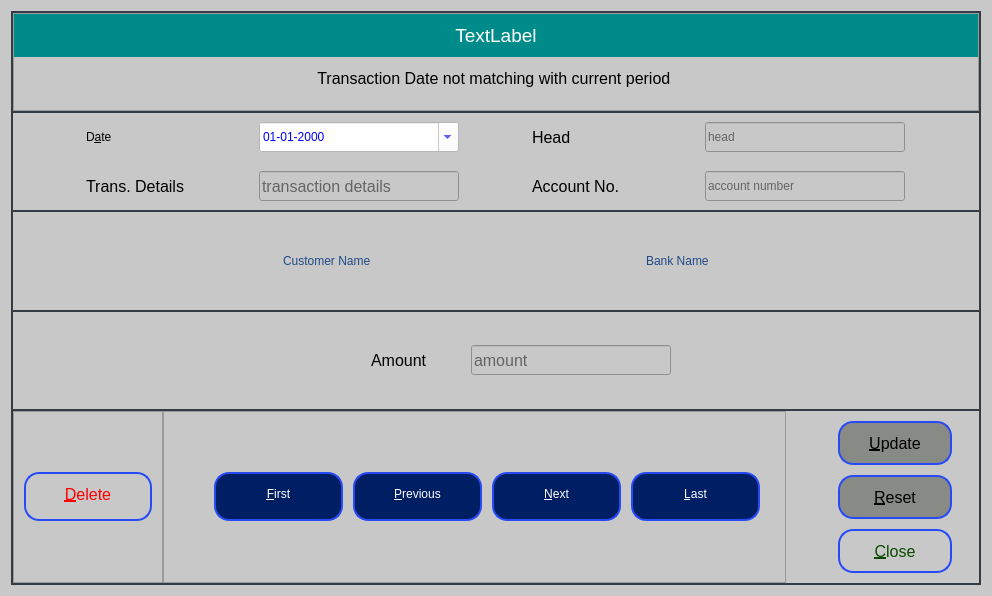
<?xml version="1.0" encoding="UTF-8"?>
<ui version="4.0">
 <class>PeriodMismatch</class>
 <widget class="QDialog" name="PeriodMismatch">
  <property name="windowModality">
   <enum>Qt::ApplicationModal</enum>
  </property>
  <property name="geometry">
   <rect>
    <x>0</x>
    <y>0</y>
    <width>992</width>
    <height>596</height>
   </rect>
  </property>
  <property name="sizePolicy">
   <sizepolicy hsizetype="Expanding" vsizetype="Preferred">
    <horstretch>0</horstretch>
    <verstretch>0</verstretch>
   </sizepolicy>
  </property>
  <property name="minimumSize">
   <size>
    <width>0</width>
    <height>30</height>
   </size>
  </property>
  <property name="font">
   <font/>
  </property>
  <property name="windowTitle">
   <string>Expense Tracker</string>
  </property>
  <property name="windowIcon">
   <iconset>
    <normaloff>:/icons/expense_tracker_sm.png</normaloff>:/icons/expense_tracker_sm.png</iconset>
  </property>
  <property name="styleSheet">
   <string notr="true">*{
background-color: rgb(200, 200, 200);

}

#centralWidget{
background-color: #343b47;
}

#labelMessage{
color: rgb(255, 255, 255);
background-color: rgb(0, 139, 139);
}



QDateEdit{
	color: rgb(0, 0, 255);
	background-color: rgb(255, 255, 255);
}

QPushButton{
	width: 125px;
	height: 30px;
	text-align: center;
	padding: 5px, 10px;
	border: 2px solid #264BF6;
	border-radius: 15px;
	color: rgb(255,255, 255);
	background-color: rgb(0, 30, 100);

}

QPushButton::hover{
	background-color: rgb(130, 30, 100);
    color: white;
}

QPushButton::disabled{
	color: rgb(0, 0, 0);
	background-color: rgb(136, 138, 133);
}

#frameDelete QPushButton{
	width: 0px;
	height: 30px;
	text-align: center;
	padding: 5px, 10px;
	margin: 10px;
	border: 2px solid #264BF6;
	border-radius: 15px;
    background-color: rgb(200, 200, 200);
	color: rgb(255, 0, 0);
}

#frameDelete QPushButton::hover{
	background-color: rgb(130, 30, 100);
    color: white;
}

#frameDelete QPushButton::disabled{
	color: rgb(0, 0, 0);
	background-color: rgb(136, 138, 133);
}


#frameSaveCancel QPushButton{
	width: 100px;
	height: 30px;
	text-align: center;
	padding: 5px;
	border: 2px solid #264BF6;
	border-radius: 15px;
    background-color: rgb(200, 200, 200);
	color: rgb(10, 75, 0);
}

#frameSaveCancel QPushButton::hover{
	background-color: rgb(130, 30, 100);
    color: white;
}

#frameSaveCancel QPushButton::disabled{
	color: rgb(0, 0, 0);
	background-color: rgb(136, 138, 133);
}</string>
  </property>
  <property name="modal">
   <bool>true</bool>
  </property>
  <layout class="QVBoxLayout" name="verticalLayout_5">
   <item>
    <widget class="QWidget" name="centralWidget" native="true">
     <layout class="QVBoxLayout" name="verticalLayout">
      <property name="spacing">
       <number>2</number>
      </property>
      <property name="leftMargin">
       <number>2</number>
      </property>
      <property name="topMargin">
       <number>2</number>
      </property>
      <property name="rightMargin">
       <number>2</number>
      </property>
      <property name="bottomMargin">
       <number>2</number>
      </property>
      <item>
       <widget class="QFrame" name="frameLabels">
        <property name="frameShape">
         <enum>QFrame::StyledPanel</enum>
        </property>
        <property name="frameShadow">
         <enum>QFrame::Raised</enum>
        </property>
        <layout class="QVBoxLayout" name="verticalLayout_3">
         <property name="spacing">
          <number>0</number>
         </property>
         <property name="leftMargin">
          <number>0</number>
         </property>
         <property name="topMargin">
          <number>0</number>
         </property>
         <property name="rightMargin">
          <number>0</number>
         </property>
         <property name="bottomMargin">
          <number>10</number>
         </property>
         <item>
          <widget class="QLabel" name="labelMessage">
           <property name="minimumSize">
            <size>
             <width>0</width>
             <height>0</height>
            </size>
           </property>
           <property name="maximumSize">
            <size>
             <width>16777215</width>
             <height>16777215</height>
            </size>
           </property>
           <property name="font">
            <font>
             <pointsize>14</pointsize>
            </font>
           </property>
           <property name="styleSheet">
            <string notr="true"/>
           </property>
           <property name="text">
            <string>TextLabel</string>
           </property>
           <property name="alignment">
            <set>Qt::AlignCenter</set>
           </property>
           <property name="margin">
            <number>0</number>
           </property>
          </widget>
         </item>
         <item>
          <widget class="QLabel" name="labelHeading">
           <property name="minimumSize">
            <size>
             <width>0</width>
             <height>0</height>
            </size>
           </property>
           <property name="maximumSize">
            <size>
             <width>16777215</width>
             <height>16777215</height>
            </size>
           </property>
           <property name="font">
            <font>
             <pointsize>12</pointsize>
             <bold>false</bold>
             <underline>false</underline>
            </font>
           </property>
           <property name="styleSheet">
            <string notr="true"/>
           </property>
           <property name="text">
            <string>Transaction Date not matching with current period </string>
           </property>
           <property name="alignment">
            <set>Qt::AlignCenter</set>
           </property>
           <property name="margin">
            <number>0</number>
           </property>
          </widget>
         </item>
        </layout>
       </widget>
      </item>
      <item>
       <widget class="QFrame" name="frameDetails">
        <layout class="QVBoxLayout" name="verticalLayout_2">
         <property name="spacing">
          <number>0</number>
         </property>
         <property name="leftMargin">
          <number>0</number>
         </property>
         <property name="topMargin">
          <number>0</number>
         </property>
         <property name="rightMargin">
          <number>0</number>
         </property>
         <property name="bottomMargin">
          <number>0</number>
         </property>
         <item>
          <widget class="QFrame" name="frameDetailsTop">
           <layout class="QHBoxLayout" name="horizontalLayout_4">
            <property name="spacing">
             <number>0</number>
            </property>
            <property name="leftMargin">
             <number>0</number>
            </property>
            <property name="topMargin">
             <number>0</number>
            </property>
            <property name="rightMargin">
             <number>0</number>
            </property>
            <property name="bottomMargin">
             <number>0</number>
            </property>
            <item>
             <widget class="QLabel" name="labelTransDate">
              <property name="sizePolicy">
               <sizepolicy hsizetype="Fixed" vsizetype="Fixed">
                <horstretch>0</horstretch>
                <verstretch>0</verstretch>
               </sizepolicy>
              </property>
              <property name="minimumSize">
               <size>
                <width>100</width>
                <height>30</height>
               </size>
              </property>
              <property name="maximumSize">
               <size>
                <width>100</width>
                <height>30</height>
               </size>
              </property>
              <property name="text">
               <string>D&amp;ate</string>
              </property>
              <property name="buddy">
               <cstring>dateTrans</cstring>
              </property>
             </widget>
            </item>
            <item>
             <widget class="QDateEdit" name="dateTrans">
              <property name="sizePolicy">
               <sizepolicy hsizetype="Fixed" vsizetype="Fixed">
                <horstretch>0</horstretch>
                <verstretch>0</verstretch>
               </sizepolicy>
              </property>
              <property name="minimumSize">
               <size>
                <width>200</width>
                <height>30</height>
               </size>
              </property>
              <property name="maximumSize">
               <size>
                <width>200</width>
                <height>30</height>
               </size>
              </property>
              <property name="styleSheet">
               <string notr="true"/>
              </property>
              <property name="inputMethodHints">
               <set>Qt::ImhDate</set>
              </property>
              <property name="wrapping">
               <bool>false</bool>
              </property>
              <property name="frame">
               <bool>true</bool>
              </property>
              <property name="readOnly">
               <bool>false</bool>
              </property>
              <property name="buttonSymbols">
               <enum>QAbstractSpinBox::UpDownArrows</enum>
              </property>
              <property name="specialValueText">
               <string notr="true"/>
              </property>
              <property name="showGroupSeparator" stdset="0">
               <bool>false</bool>
              </property>
              <property name="maximumDate">
               <date>
                <year>9999</year>
                <month>12</month>
                <day>31</day>
               </date>
              </property>
              <property name="minimumDate">
               <date>
                <year>1752</year>
                <month>9</month>
                <day>14</day>
               </date>
              </property>
              <property name="currentSection">
               <enum>QDateTimeEdit::DaySection</enum>
              </property>
              <property name="displayFormat">
               <string>dd-MM-yyyy</string>
              </property>
              <property name="calendarPopup">
               <bool>true</bool>
              </property>
             </widget>
            </item>
            <item>
             <widget class="QLabel" name="labelHead">
              <property name="sizePolicy">
               <sizepolicy hsizetype="Fixed" vsizetype="Fixed">
                <horstretch>0</horstretch>
                <verstretch>0</verstretch>
               </sizepolicy>
              </property>
              <property name="minimumSize">
               <size>
                <width>100</width>
                <height>30</height>
               </size>
              </property>
              <property name="maximumSize">
               <size>
                <width>100</width>
                <height>30</height>
               </size>
              </property>
              <property name="font">
               <font>
                <pointsize>12</pointsize>
               </font>
              </property>
              <property name="text">
               <string>Head</string>
              </property>
             </widget>
            </item>
            <item>
             <widget class="QLineEdit" name="editHead">
              <property name="enabled">
               <bool>true</bool>
              </property>
              <property name="minimumSize">
               <size>
                <width>200</width>
                <height>30</height>
               </size>
              </property>
              <property name="maximumSize">
               <size>
                <width>200</width>
                <height>30</height>
               </size>
              </property>
              <property name="readOnly">
               <bool>true</bool>
              </property>
              <property name="placeholderText">
               <string>head</string>
              </property>
             </widget>
            </item>
           </layout>
          </widget>
         </item>
         <item>
          <widget class="QFrame" name="frameDetailsBottom">
           <layout class="QHBoxLayout" name="horizontalLayout_2">
            <property name="spacing">
             <number>0</number>
            </property>
            <property name="leftMargin">
             <number>0</number>
            </property>
            <property name="topMargin">
             <number>0</number>
            </property>
            <property name="rightMargin">
             <number>0</number>
            </property>
            <property name="bottomMargin">
             <number>0</number>
            </property>
            <item>
             <widget class="QLabel" name="labelTransDetails">
              <property name="sizePolicy">
               <sizepolicy hsizetype="Preferred" vsizetype="Preferred">
                <horstretch>0</horstretch>
                <verstretch>0</verstretch>
               </sizepolicy>
              </property>
              <property name="minimumSize">
               <size>
                <width>100</width>
                <height>30</height>
               </size>
              </property>
              <property name="maximumSize">
               <size>
                <width>100</width>
                <height>30</height>
               </size>
              </property>
              <property name="font">
               <font>
                <pointsize>12</pointsize>
               </font>
              </property>
              <property name="text">
               <string>Trans. Details</string>
              </property>
              <property name="buddy">
               <cstring>editTransDetails</cstring>
              </property>
             </widget>
            </item>
            <item>
             <widget class="QLineEdit" name="editTransDetails">
              <property name="enabled">
               <bool>true</bool>
              </property>
              <property name="sizePolicy">
               <sizepolicy hsizetype="Fixed" vsizetype="Fixed">
                <horstretch>0</horstretch>
                <verstretch>0</verstretch>
               </sizepolicy>
              </property>
              <property name="minimumSize">
               <size>
                <width>200</width>
                <height>30</height>
               </size>
              </property>
              <property name="maximumSize">
               <size>
                <width>200</width>
                <height>30</height>
               </size>
              </property>
              <property name="font">
               <font>
                <pointsize>12</pointsize>
               </font>
              </property>
              <property name="styleSheet">
               <string notr="true"/>
              </property>
              <property name="inputMethodHints">
               <set>Qt::ImhNone</set>
              </property>
              <property name="maxLength">
               <number>40</number>
              </property>
              <property name="readOnly">
               <bool>true</bool>
              </property>
              <property name="placeholderText">
               <string>transaction details</string>
              </property>
             </widget>
            </item>
            <item>
             <widget class="QLabel" name="labelAccount">
              <property name="sizePolicy">
               <sizepolicy hsizetype="Fixed" vsizetype="Fixed">
                <horstretch>0</horstretch>
                <verstretch>0</verstretch>
               </sizepolicy>
              </property>
              <property name="minimumSize">
               <size>
                <width>100</width>
                <height>30</height>
               </size>
              </property>
              <property name="maximumSize">
               <size>
                <width>100</width>
                <height>30</height>
               </size>
              </property>
              <property name="font">
               <font>
                <pointsize>12</pointsize>
               </font>
              </property>
              <property name="text">
               <string>Account No.</string>
              </property>
             </widget>
            </item>
            <item>
             <widget class="QLineEdit" name="editAccount">
              <property name="enabled">
               <bool>true</bool>
              </property>
              <property name="minimumSize">
               <size>
                <width>200</width>
                <height>30</height>
               </size>
              </property>
              <property name="maximumSize">
               <size>
                <width>200</width>
                <height>30</height>
               </size>
              </property>
              <property name="readOnly">
               <bool>true</bool>
              </property>
              <property name="placeholderText">
               <string>account number</string>
              </property>
             </widget>
            </item>
           </layout>
          </widget>
         </item>
        </layout>
       </widget>
      </item>
      <item>
       <widget class="QFrame" name="frameAccount">
        <layout class="QHBoxLayout" name="horizontalLayout_3">
         <property name="leftMargin">
          <number>0</number>
         </property>
         <property name="topMargin">
          <number>0</number>
         </property>
         <property name="rightMargin">
          <number>0</number>
         </property>
         <property name="bottomMargin">
          <number>0</number>
         </property>
         <item>
          <spacer name="horSpacer5">
           <property name="orientation">
            <enum>Qt::Horizontal</enum>
           </property>
           <property name="sizeHint" stdset="0">
            <size>
             <width>179</width>
             <height>20</height>
            </size>
           </property>
          </spacer>
         </item>
         <item>
          <widget class="QLabel" name="labelCustomerName">
           <property name="sizePolicy">
            <sizepolicy hsizetype="Fixed" vsizetype="Preferred">
             <horstretch>0</horstretch>
             <verstretch>0</verstretch>
            </sizepolicy>
           </property>
           <property name="minimumSize">
            <size>
             <width>0</width>
             <height>30</height>
            </size>
           </property>
           <property name="maximumSize">
            <size>
             <width>16777215</width>
             <height>30</height>
            </size>
           </property>
           <property name="styleSheet">
            <string notr="true">color: rgb(32, 74, 135);
</string>
           </property>
           <property name="text">
            <string>Customer Name</string>
           </property>
          </widget>
         </item>
         <item>
          <spacer name="horizontalSpacer_3">
           <property name="orientation">
            <enum>Qt::Horizontal</enum>
           </property>
           <property name="sizeHint" stdset="0">
            <size>
             <width>180</width>
             <height>20</height>
            </size>
           </property>
          </spacer>
         </item>
         <item>
          <widget class="QLabel" name="labelBankName">
           <property name="sizePolicy">
            <sizepolicy hsizetype="Fixed" vsizetype="Preferred">
             <horstretch>0</horstretch>
             <verstretch>0</verstretch>
            </sizepolicy>
           </property>
           <property name="minimumSize">
            <size>
             <width>0</width>
             <height>30</height>
            </size>
           </property>
           <property name="maximumSize">
            <size>
             <width>16777215</width>
             <height>30</height>
            </size>
           </property>
           <property name="styleSheet">
            <string notr="true">color: rgb(32, 74, 135);
</string>
           </property>
           <property name="text">
            <string>Bank Name</string>
           </property>
          </widget>
         </item>
         <item>
          <spacer name="horizontalSpacer">
           <property name="orientation">
            <enum>Qt::Horizontal</enum>
           </property>
           <property name="sizeHint" stdset="0">
            <size>
             <width>179</width>
             <height>20</height>
            </size>
           </property>
          </spacer>
         </item>
        </layout>
       </widget>
      </item>
      <item>
       <widget class="QFrame" name="frameAmount">
        <property name="sizePolicy">
         <sizepolicy hsizetype="Expanding" vsizetype="Preferred">
          <horstretch>0</horstretch>
          <verstretch>0</verstretch>
         </sizepolicy>
        </property>
        <property name="minimumSize">
         <size>
          <width>0</width>
          <height>0</height>
         </size>
        </property>
        <property name="maximumSize">
         <size>
          <width>16777215</width>
          <height>16777215</height>
         </size>
        </property>
        <layout class="QHBoxLayout" name="amountLayout">
         <property name="spacing">
          <number>0</number>
         </property>
         <property name="leftMargin">
          <number>50</number>
         </property>
         <property name="topMargin">
          <number>0</number>
         </property>
         <property name="rightMargin">
          <number>0</number>
         </property>
         <property name="bottomMargin">
          <number>0</number>
         </property>
         <item>
          <spacer name="horizontalSpacer_5">
           <property name="orientation">
            <enum>Qt::Horizontal</enum>
           </property>
           <property name="sizeHint" stdset="0">
            <size>
             <width>40</width>
             <height>20</height>
            </size>
           </property>
          </spacer>
         </item>
         <item alignment="Qt::AlignLeft">
          <widget class="QLabel" name="labelTransAmount">
           <property name="sizePolicy">
            <sizepolicy hsizetype="Fixed" vsizetype="Fixed">
             <horstretch>0</horstretch>
             <verstretch>0</verstretch>
            </sizepolicy>
           </property>
           <property name="minimumSize">
            <size>
             <width>100</width>
             <height>30</height>
            </size>
           </property>
           <property name="maximumSize">
            <size>
             <width>100</width>
             <height>30</height>
            </size>
           </property>
           <property name="font">
            <font>
             <pointsize>12</pointsize>
            </font>
           </property>
           <property name="text">
            <string>Amount</string>
           </property>
           <property name="buddy">
            <cstring>editTransAmount</cstring>
           </property>
          </widget>
         </item>
         <item alignment="Qt::AlignLeft">
          <widget class="QLineEdit" name="editTransAmount">
           <property name="enabled">
            <bool>true</bool>
           </property>
           <property name="sizePolicy">
            <sizepolicy hsizetype="Fixed" vsizetype="Fixed">
             <horstretch>0</horstretch>
             <verstretch>0</verstretch>
            </sizepolicy>
           </property>
           <property name="minimumSize">
            <size>
             <width>200</width>
             <height>30</height>
            </size>
           </property>
           <property name="maximumSize">
            <size>
             <width>200</width>
             <height>30</height>
            </size>
           </property>
           <property name="font">
            <font>
             <pointsize>12</pointsize>
            </font>
           </property>
           <property name="styleSheet">
            <string notr="true"/>
           </property>
           <property name="inputMethodHints">
            <set>Qt::ImhNone</set>
           </property>
           <property name="maxLength">
            <number>40</number>
           </property>
           <property name="readOnly">
            <bool>true</bool>
           </property>
           <property name="placeholderText">
            <string>amount</string>
           </property>
          </widget>
         </item>
         <item>
          <spacer name="horizontalSpacer_2">
           <property name="orientation">
            <enum>Qt::Horizontal</enum>
           </property>
           <property name="sizeHint" stdset="0">
            <size>
             <width>40</width>
             <height>20</height>
            </size>
           </property>
          </spacer>
         </item>
        </layout>
       </widget>
      </item>
      <item>
       <widget class="QFrame" name="frameButtons">
        <property name="maximumSize">
         <size>
          <width>16777215</width>
          <height>16777215</height>
         </size>
        </property>
        <layout class="QHBoxLayout" name="horizontalLayout_6">
         <property name="spacing">
          <number>0</number>
         </property>
         <property name="leftMargin">
          <number>0</number>
         </property>
         <property name="topMargin">
          <number>0</number>
         </property>
         <property name="rightMargin">
          <number>0</number>
         </property>
         <property name="bottomMargin">
          <number>0</number>
         </property>
         <item>
          <widget class="QFrame" name="frameDelete">
           <property name="maximumSize">
            <size>
             <width>150</width>
             <height>300</height>
            </size>
           </property>
           <property name="frameShape">
            <enum>QFrame::StyledPanel</enum>
           </property>
           <property name="frameShadow">
            <enum>QFrame::Raised</enum>
           </property>
           <layout class="QHBoxLayout" name="horizontalLayout_5">
            <property name="spacing">
             <number>0</number>
            </property>
            <property name="leftMargin">
             <number>0</number>
            </property>
            <property name="topMargin">
             <number>0</number>
            </property>
            <property name="rightMargin">
             <number>0</number>
            </property>
            <property name="bottomMargin">
             <number>0</number>
            </property>
            <item>
             <widget class="QPushButton" name="buttonDelete">
              <property name="enabled">
               <bool>true</bool>
              </property>
              <property name="minimumSize">
               <size>
                <width>0</width>
                <height>0</height>
               </size>
              </property>
              <property name="maximumSize">
               <size>
                <width>16777215</width>
                <height>16777215</height>
               </size>
              </property>
              <property name="font">
               <font>
                <pointsize>12</pointsize>
                <bold>false</bold>
               </font>
              </property>
              <property name="styleSheet">
               <string notr="true"/>
              </property>
              <property name="text">
               <string>&amp;Delete</string>
              </property>
              <property name="icon">
               <iconset resource="../src/resource.qrc">
                <normaloff>:/icons/icons/cancel.png</normaloff>:/icons/icons/cancel.png</iconset>
              </property>
              <property name="autoDefault">
               <bool>true</bool>
              </property>
              <property name="default">
               <bool>true</bool>
              </property>
             </widget>
            </item>
           </layout>
          </widget>
         </item>
         <item>
          <widget class="QFrame" name="frameSearchRecord">
           <property name="frameShape">
            <enum>QFrame::StyledPanel</enum>
           </property>
           <property name="frameShadow">
            <enum>QFrame::Raised</enum>
           </property>
           <layout class="QHBoxLayout" name="horizontalLayout">
            <property name="spacing">
             <number>10</number>
            </property>
            <property name="leftMargin">
             <number>50</number>
            </property>
            <property name="topMargin">
             <number>0</number>
            </property>
            <property name="rightMargin">
             <number>25</number>
            </property>
            <property name="bottomMargin">
             <number>0</number>
            </property>
            <item>
             <widget class="QPushButton" name="buttonFirst">
              <property name="enabled">
               <bool>true</bool>
              </property>
              <property name="minimumSize">
               <size>
                <width>0</width>
                <height>0</height>
               </size>
              </property>
              <property name="text">
               <string>&amp;First</string>
              </property>
              <property name="icon">
               <iconset resource="../src/resource.qrc">
                <normaloff>:/icons/icons/first.png</normaloff>:/icons/icons/first.png</iconset>
              </property>
             </widget>
            </item>
            <item>
             <widget class="QPushButton" name="buttonPrevious">
              <property name="enabled">
               <bool>true</bool>
              </property>
              <property name="minimumSize">
               <size>
                <width>0</width>
                <height>0</height>
               </size>
              </property>
              <property name="text">
               <string>&amp;Previous</string>
              </property>
              <property name="icon">
               <iconset resource="../src/resource.qrc">
                <normaloff>:/icons/icons/prev.png</normaloff>:/icons/icons/prev.png</iconset>
              </property>
             </widget>
            </item>
            <item>
             <widget class="QPushButton" name="buttonNext">
              <property name="enabled">
               <bool>true</bool>
              </property>
              <property name="minimumSize">
               <size>
                <width>0</width>
                <height>0</height>
               </size>
              </property>
              <property name="text">
               <string>&amp;Next</string>
              </property>
              <property name="icon">
               <iconset resource="../src/resource.qrc">
                <normaloff>:/icons/icons/next.png</normaloff>:/icons/icons/next.png</iconset>
              </property>
             </widget>
            </item>
            <item>
             <widget class="QPushButton" name="buttonLast">
              <property name="enabled">
               <bool>true</bool>
              </property>
              <property name="minimumSize">
               <size>
                <width>0</width>
                <height>0</height>
               </size>
              </property>
              <property name="text">
               <string>&amp;Last</string>
              </property>
              <property name="icon">
               <iconset resource="../src/resource.qrc">
                <normaloff>:/icons/icons/last.png</normaloff>:/icons/icons/last.png</iconset>
              </property>
             </widget>
            </item>
           </layout>
          </widget>
         </item>
         <item alignment="Qt::AlignHCenter">
          <widget class="QFrame" name="frameSaveCancel">
           <property name="maximumSize">
            <size>
             <width>150</width>
             <height>300</height>
            </size>
           </property>
           <layout class="QVBoxLayout" name="verticalLayout_4">
            <property name="spacing">
             <number>10</number>
            </property>
            <property name="leftMargin">
             <number>25</number>
            </property>
            <property name="topMargin">
             <number>10</number>
            </property>
            <property name="rightMargin">
             <number>0</number>
            </property>
            <property name="bottomMargin">
             <number>10</number>
            </property>
            <item>
             <widget class="QPushButton" name="buttonUpdate">
              <property name="enabled">
               <bool>false</bool>
              </property>
              <property name="minimumSize">
               <size>
                <width>0</width>
                <height>0</height>
               </size>
              </property>
              <property name="maximumSize">
               <size>
                <width>16777215</width>
                <height>16777215</height>
               </size>
              </property>
              <property name="font">
               <font>
                <pointsize>12</pointsize>
                <bold>false</bold>
               </font>
              </property>
              <property name="styleSheet">
               <string notr="true"/>
              </property>
              <property name="text">
               <string>&amp;Update</string>
              </property>
              <property name="icon">
               <iconset resource="../src/resource.qrc">
                <normaloff>:/icons/icons/ok.png</normaloff>:/icons/icons/ok.png</iconset>
              </property>
              <property name="autoDefault">
               <bool>true</bool>
              </property>
              <property name="default">
               <bool>true</bool>
              </property>
             </widget>
            </item>
            <item>
             <widget class="QPushButton" name="buttonReset">
              <property name="enabled">
               <bool>false</bool>
              </property>
              <property name="minimumSize">
               <size>
                <width>0</width>
                <height>0</height>
               </size>
              </property>
              <property name="maximumSize">
               <size>
                <width>16777215</width>
                <height>16777215</height>
               </size>
              </property>
              <property name="font">
               <font>
                <pointsize>12</pointsize>
                <bold>false</bold>
               </font>
              </property>
              <property name="styleSheet">
               <string notr="true"/>
              </property>
              <property name="text">
               <string>&amp;Reset</string>
              </property>
              <property name="icon">
               <iconset resource="../src/resource.qrc">
                <normaloff>:/icons/icons/reset.png</normaloff>:/icons/icons/reset.png</iconset>
              </property>
              <property name="autoDefault">
               <bool>true</bool>
              </property>
              <property name="default">
               <bool>false</bool>
              </property>
             </widget>
            </item>
            <item>
             <widget class="QPushButton" name="buttonClose">
              <property name="minimumSize">
               <size>
                <width>0</width>
                <height>0</height>
               </size>
              </property>
              <property name="maximumSize">
               <size>
                <width>16777215</width>
                <height>16777215</height>
               </size>
              </property>
              <property name="font">
               <font>
                <pointsize>12</pointsize>
                <bold>false</bold>
               </font>
              </property>
              <property name="styleSheet">
               <string notr="true"/>
              </property>
              <property name="text">
               <string>&amp;Close</string>
              </property>
              <property name="icon">
               <iconset resource="../src/resource.qrc">
                <normaloff>:/icons/icons/back.png</normaloff>:/icons/icons/back.png</iconset>
              </property>
              <property name="autoDefault">
               <bool>true</bool>
              </property>
              <property name="default">
               <bool>false</bool>
              </property>
             </widget>
            </item>
           </layout>
          </widget>
         </item>
        </layout>
       </widget>
      </item>
     </layout>
    </widget>
   </item>
  </layout>
 </widget>
 <resources>
  <include location="../src/resource.qrc"/>
 </resources>
 <connections>
  <connection>
   <sender>dateTrans</sender>
   <signal>userDateChanged(QDate)</signal>
   <receiver>PeriodMismatch</receiver>
   <slot>onDateChanged()</slot>
   <hints>
    <hint type="sourcelabel">
     <x>432</x>
     <y>163</y>
    </hint>
    <hint type="destinationlabel">
     <x>403</x>
     <y>281</y>
    </hint>
   </hints>
  </connection>
  <connection>
   <sender>buttonUpdate</sender>
   <signal>clicked()</signal>
   <receiver>PeriodMismatch</receiver>
   <slot>onUpdate()</slot>
   <hints>
    <hint type="sourcelabel">
     <x>842</x>
     <y>479</y>
    </hint>
    <hint type="destinationlabel">
     <x>464</x>
     <y>297</y>
    </hint>
   </hints>
  </connection>
  <connection>
   <sender>buttonReset</sender>
   <signal>clicked()</signal>
   <receiver>PeriodMismatch</receiver>
   <slot>onReset()</slot>
   <hints>
    <hint type="sourcelabel">
     <x>842</x>
     <y>519</y>
    </hint>
    <hint type="destinationlabel">
     <x>464</x>
     <y>297</y>
    </hint>
   </hints>
  </connection>
  <connection>
   <sender>buttonClose</sender>
   <signal>clicked()</signal>
   <receiver>PeriodMismatch</receiver>
   <slot>close()</slot>
   <hints>
    <hint type="sourcelabel">
     <x>842</x>
     <y>559</y>
    </hint>
    <hint type="destinationlabel">
     <x>464</x>
     <y>297</y>
    </hint>
   </hints>
  </connection>
  <connection>
   <sender>buttonDelete</sender>
   <signal>clicked()</signal>
   <receiver>PeriodMismatch</receiver>
   <slot>onDelete()</slot>
   <hints>
    <hint type="sourcelabel">
     <x>85</x>
     <y>519</y>
    </hint>
    <hint type="destinationlabel">
     <x>464</x>
     <y>297</y>
    </hint>
   </hints>
  </connection>
  <connection>
   <sender>buttonFirst</sender>
   <signal>clicked()</signal>
   <receiver>PeriodMismatch</receiver>
   <slot>onFirst()</slot>
   <hints>
    <hint type="sourcelabel">
     <x>274</x>
     <y>519</y>
    </hint>
    <hint type="destinationlabel">
     <x>464</x>
     <y>297</y>
    </hint>
   </hints>
  </connection>
  <connection>
   <sender>buttonPrevious</sender>
   <signal>clicked()</signal>
   <receiver>PeriodMismatch</receiver>
   <slot>onPrevious()</slot>
   <hints>
    <hint type="sourcelabel">
     <x>409</x>
     <y>519</y>
    </hint>
    <hint type="destinationlabel">
     <x>464</x>
     <y>297</y>
    </hint>
   </hints>
  </connection>
  <connection>
   <sender>buttonNext</sender>
   <signal>clicked()</signal>
   <receiver>PeriodMismatch</receiver>
   <slot>onNext()</slot>
   <hints>
    <hint type="sourcelabel">
     <x>544</x>
     <y>519</y>
    </hint>
    <hint type="destinationlabel">
     <x>464</x>
     <y>297</y>
    </hint>
   </hints>
  </connection>
  <connection>
   <sender>buttonLast</sender>
   <signal>clicked()</signal>
   <receiver>PeriodMismatch</receiver>
   <slot>onLast()</slot>
   <hints>
    <hint type="sourcelabel">
     <x>679</x>
     <y>519</y>
    </hint>
    <hint type="destinationlabel">
     <x>464</x>
     <y>297</y>
    </hint>
   </hints>
  </connection>
 </connections>
 <slots>
  <slot>onDateChanged()</slot>
  <slot>onUpdate()</slot>
  <slot>onReset()</slot>
  <slot>onBack()</slot>
  <slot>onDelete()</slot>
  <slot>onFirst()</slot>
  <slot>onPrevious()</slot>
  <slot>onNext()</slot>
  <slot>onLast()</slot>
 </slots>
</ui>
